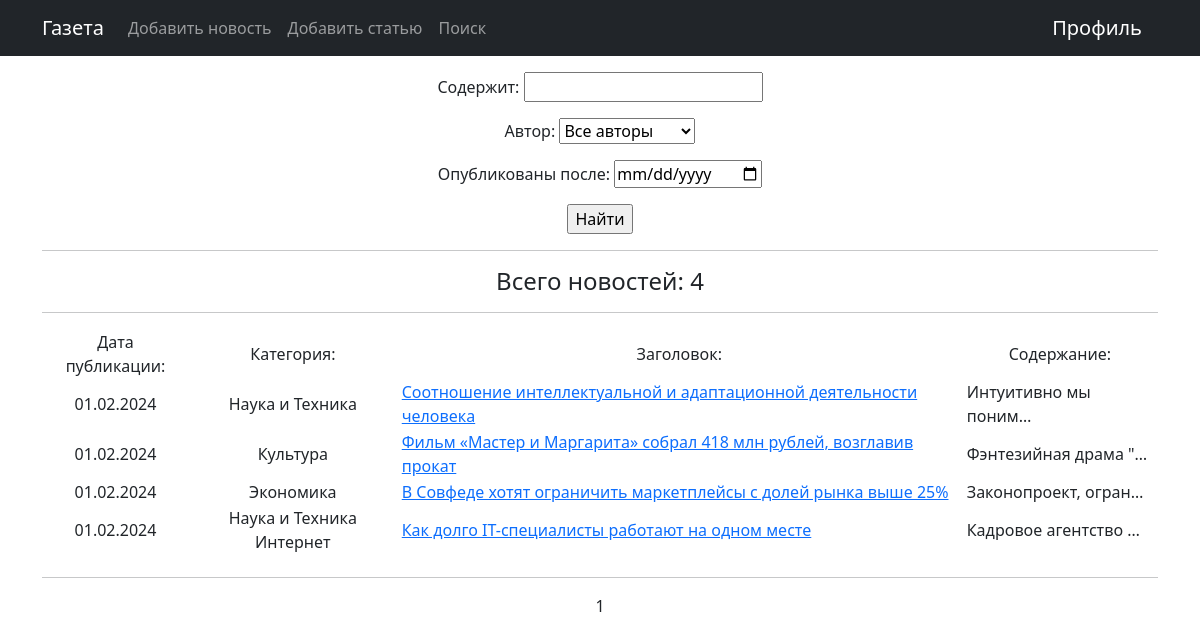
The page /news/search/ on the database as committed earlier.
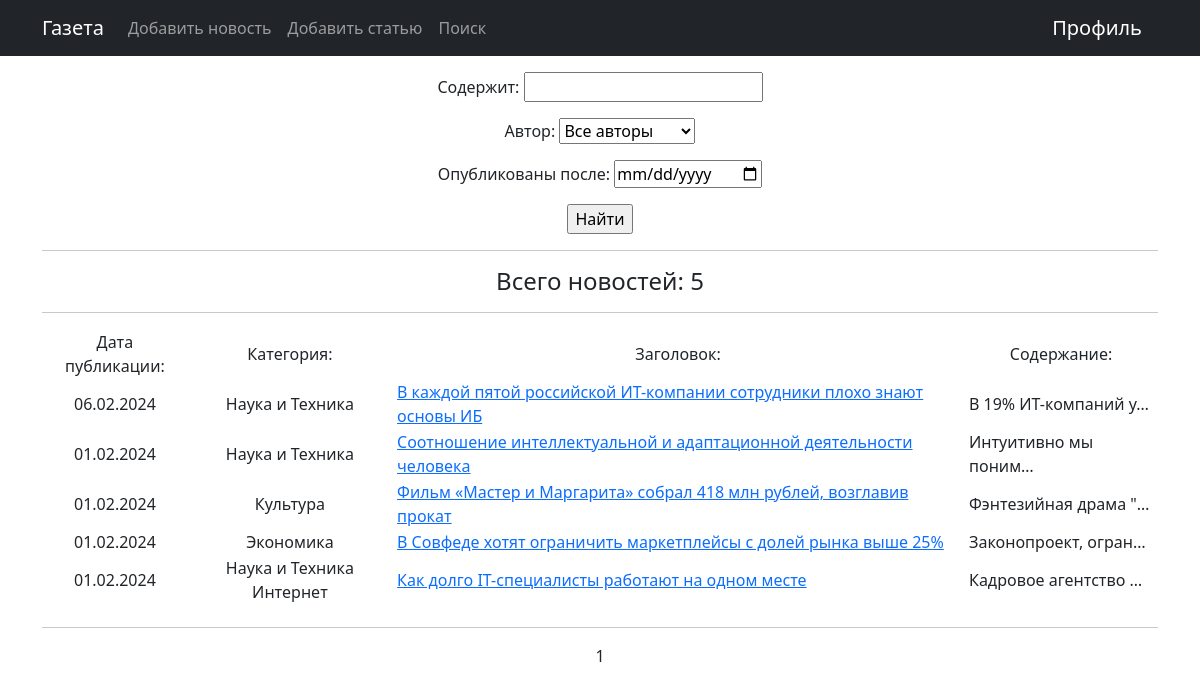
The same page on the database as committed later.
### news/models.py (models this page shows, shortened)
class Post(models.Model):
    articles = 'AR'
    news = 'NW'
    author = models.ForeignKey('Author', on_delete=models.CASCADE)
    type = models.CharField(max_length=2, choices=POST_TYPE, default=news)
    date_published = models.DateTimeField(auto_now_add=True)
    category = models.ManyToManyField('Category', through='PostCategory')
    title = models.CharField(max_length=64)
    text = models.TextField()
    rating = models.IntegerField(default=0)

class Category(models.Model):
    name = models.CharField(max_length=32, unique=True)

### news/views.py (the view)
# urls.py: path('search/', PostSearch.as_view(), name='search'),
class PostSearch(ListView):
    model = Post
    ordering = '-date_published'
    template_name = 'search.html'
    context_object_name = 'posts'
    paginate_by = 10
    def get_queryset(self):
        queryset = super().get_queryset()
        self.filterset = PostFilter(self.request.GET, queryset)
        return self.filterset.qs
    def get_context_data(self, **kwargs):
        context = super().get_context_data(**kwargs)
        context['filterset'] = self.filterset
        return context

### news/models.py (called while the page is built)
    def __str__(self):
        return self.user.username

### templates/search.html (shortened to what this page needs)
{% extends 'flatpages/default.html' %}
{% block content %}
    <p>
    <form action="" method="get">
        {{ filterset.form.as_p }}
        <input type="submit" value="Найти"/>
    </form>
    {% if posts %}
        <div style="text-align: center">
            <table style="display: inline-block">
                <hr>
                <h4>Всего новостей: {{ page_obj.paginator.count }}</h4>
                <hr>
                <tr>
                    <td style="padding-inline: 5px">Дата публикации:</td>
                    <td style="padding-inline: 5px">Категория:</td>
                    <td style="padding-inline: 5px">Заголовок:</td>
                    <td style="padding-inline: 5px">Содержание:</td>
                </tr>
                {% for post in posts %}
                    <tr>
                        <td style="padding-inline: 5px">{{ post.date_published|date:'d.m.Y' }}</td>
                        <td style="padding-inline: 5px">
                            {% for cat in post.category.all %}
                                {{ cat.name }}
                            {% endfor %}
                        </td>
                        <td style="text-align: left; padding-inline: 5px"><a href="{{ post.pk }}">{{ post.title }}</a>
                        </td>
                        <td style="text-align: left; padding-inline: 5px">{{ post.text|truncatechars:20 }}</td>
                    </tr>
                {% endfor %}
            </table>
            <hr>
        </div>
    {% else %}
        <h1>Ничего не нашлось :(</h1>
    {% endif %}
    {{ page_obj.number }}
{% endblock content %}

Rows that differ between the two databases and show on the page:
added Post: date_published "06.02.2024", title "В каждой пятой российской ИТ-компании сотрудники плохо знают основы ИБ", text "В 19% ИТ-компаний у…", Category (name "Наука и Техника")
Other text that changed with them:
{{ page_obj.paginator.count }}: "4" → "5"
